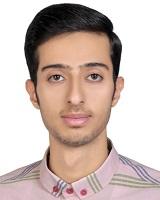
%> input picture matlab/my_pic.jpg, 160 x 200 px
$ octave message_decoder.m   (GNU Octave 9; MATLAB toolbox functions it lacks are replaced by stand-ins)
%> lines starting %> are read from the running program, lines starting %| are printed output that depends on the picture
%% FPGA project phase 3
clear;
clc;

input_image = imread('my_pic.jpg');
%> input_image is the input picture: size 200x160x3 uint8; mean R, G, B 205.2, 187.1, 180.2


r = input_image(:,:,1);
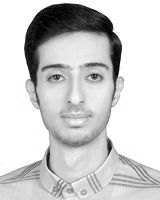
%> r: size 200x160 uint8; min 0, max 255, mean 205.2
g = input_image(:,:,2);
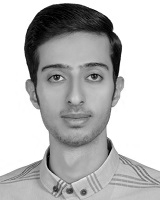
%> g: size 200x160 uint8; min 0, max 255, mean 187.1
b = input_image(:,:,3);
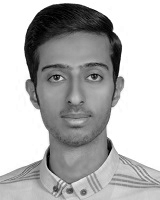
%> b: size 200x160 uint8; min 0, max 255, mean 180.2
file_id = fopen ('rgb1color.txt', 'w');


for i=1:200
   for j=1:160
       rv = r(i,j) > 127;
       gv = g(i,j) > 127;
       bv = b(i,j) > 127;
       numToWrite = [rv, gv, bv, 0];
       packet = crc_encoder(numToWrite);
       t = 7:-1:0;
       x = sum(packet .* (2.^t));
       formatSpec = '%c%c ';
       fprintf(file_id, formatSpec, dec2hex(x,2)); %or * 16
   end
       fprintf(file_id ,'\n');

end
